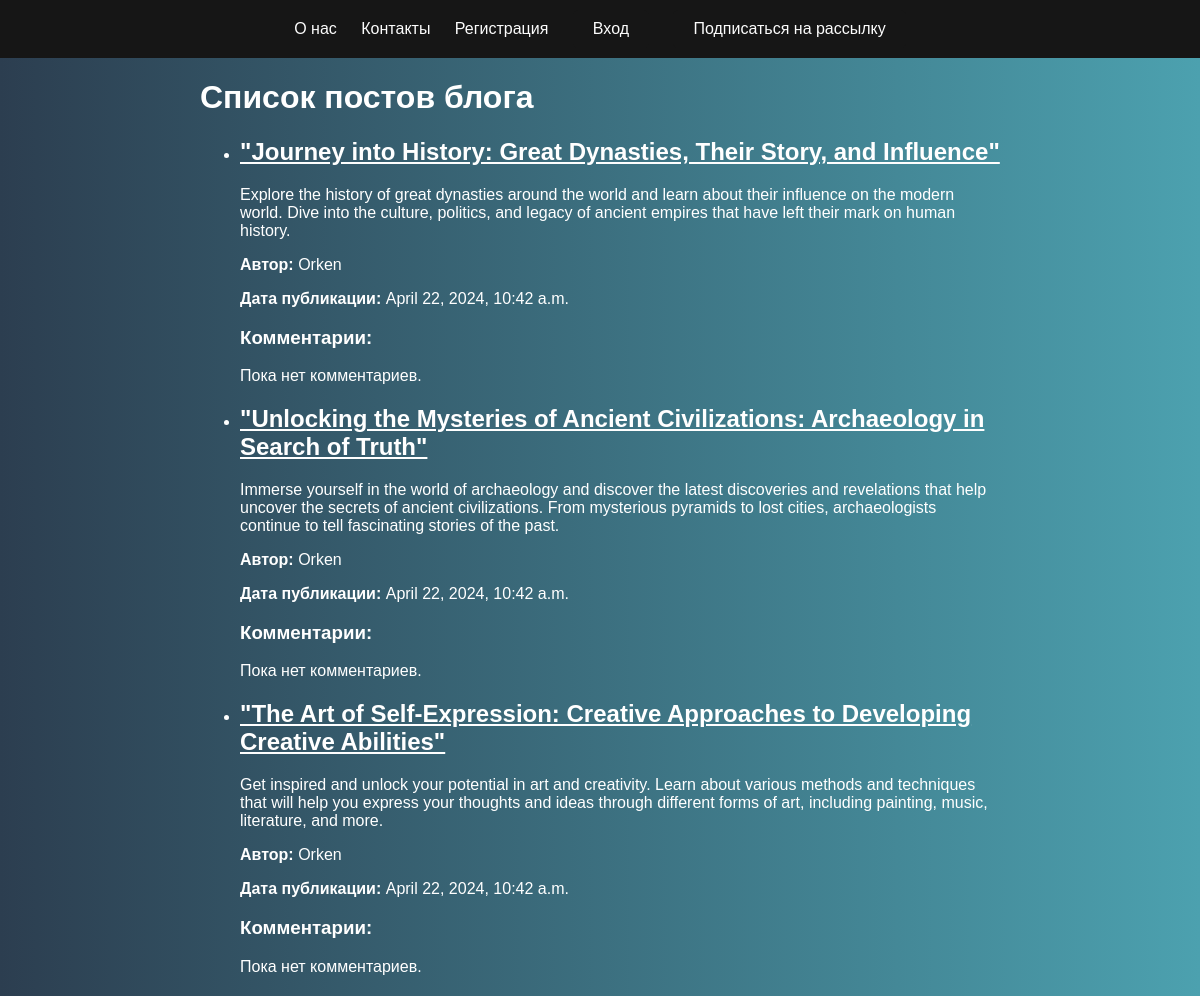
The page / on the database its author committed.
### blog/models.py (models this page shows)
class Post(models.Model):
    title = models.CharField(max_length=200)
    content = models.TextField()
    author = models.ForeignKey(CustomUser, on_delete=models.CASCADE, related_name='posts')
    publication_date = models.DateTimeField(auto_now_add=True)
    categories = models.ManyToManyField(Category, related_name='posts')

### users/models.py (models this page shows)
class CustomUser(AbstractUser):
    bio = models.TextField(blank=True, verbose_name='Биография')
    birth_date = models.DateField(null=True, blank=True, verbose_name='Дата рождения')

### blog/views.py (the view)
# urls.py: path('', PostListView.as_view(), name='post-list'),
class PostListView(ListView):
    model = Post
    template_name = 'post_list.html'

### templates/post_list.html (shortened to what this page needs)
<!DOCTYPE html>
<html lang="en">
<head>
    {% load static %}
    <link rel="stylesheet" type="text/css" href="{% static 'smain.css' %}">
</head>
<body>
    <div class="navbar">
        <a href="{% url 'about' %}">О нас</a>
        <a href="{% url 'contacts' %}">Контакты</a>
        <a href="{% url 'register' %}">Регистрация</a>
        <a href="{% url 'login' %}" class="login-button">Вход</a>
        <a href="{% url 'subscribe' %}" class="subscribe-button">Подписаться на рассылку</a>
    </div>
    <div class="container">
        <h1>Список постов блога</h1>
        <ul>
            {% for post in object_list %}
                <li>
                    <a href="{% url 'post-detail' post.pk %}" class="post-link">
                        <h2>{{ post.title }}</h2>
                    </a>
                    <p>{{ post.content }}</p>
                    <p><strong>Автор:</strong> {{ post.author.username }}</p>
                    <p><strong>Дата публикации:</strong> {{ post.publication_date }}</p>
                    <h3>Комментарии:</h3>
                    {% for comment in post.comments.all %}
                        <p>{{ comment.author.username }} написал(а):</p>
                        <p>{{ comment.text }}</p>
                    {% empty %}
                        <p>Пока нет комментариев.</p>
                    {% endfor %}
                </li>
            {% empty %}
                <li>Пока нет постов</li>
            {% endfor %}
        </ul>
    </div>
</body>
</html>

### templates/smain.css (style rules this page uses)
body { font-family: Arial, sans-serif; margin: 0; padding: 0; background: linear-gradient(to right, #2C3E50, #4CA1AF); color: #fff; }
.navbar { background-color: #333; padding: 10px 0; text-align: center; }
.navbar a { margin: 0 10px; text-decoration: none; color: #fff; }
.container { margin: 20px auto; padding: 0 20px; max-width: 800px; }
.subscribe-button, .login-button { background-color: #007bff; color: #fff; padding: 10px 20px; border: none; border-radius: 5px; cursor: pointer; font-size: 16px; text-decoration: none; margin-top: 20px; display: inline-block; }
.post-link { color: #fff; }

### templates/post_list.html (style rules this page uses)
.navbar { background-color: #161616; padding: 10px 0; text-align: center; }
.navbar a { margin: 0 10px; text-decoration: none; color: #fcfcfc; }
.container { margin: 20px auto; padding: 0 20px; max-width: 800px; }
.subscribe-button { background-color: #161616; color: #fff; padding: 10px 20px; border: none; border-radius: 5px; cursor: pointer; font-size: 16px; text-decoration: none; margin-top: 20px; display: inline-block; }
.login-button { background-color: #161616; color: #fff; padding: 10px 20px; border: none; border-radius: 5px; cursor: pointer; font-size: 16px; text-decoration: none; margin-top: 20px; display: inline-block; }

### rows shown on the page
Post: title "\"Journey into History: Great Dynasties, Their Story, and Influence\"", content "Explore the history of great dynasties around the world and learn about their influence on the modern world. Dive into the culture, politics, and legacy of ancient empires that have left their mark on human history.", author.username "Orken", publication_date "April 22, 2024, 10:42 a.m."
Post: title "\"Unlocking the Mysteries of Ancient Civilizations: Archaeology in Search of Truth\"", content "Immerse yourself in the world of archaeology and discover the latest discoveries and revelations that help uncover the secrets of ancient civilizations. From mysterious pyramids to lost cities, archaeologists continue to tell fascinating stories of the past.", author.username "Orken", publication_date "April 22, 2024, 10:42 a.m."
Post: title "\"The Art of Self-Expression: Creative Approaches to Developing Creative Abilities\"", content "Get inspired and unlock your potential in art and creativity. Learn about various methods and techniques that will help you express your thoughts and ideas through different forms of art, including painting, music, literature, and more.", author.username "Orken", publication_date "April 22, 2024, 10:42 a.m."
